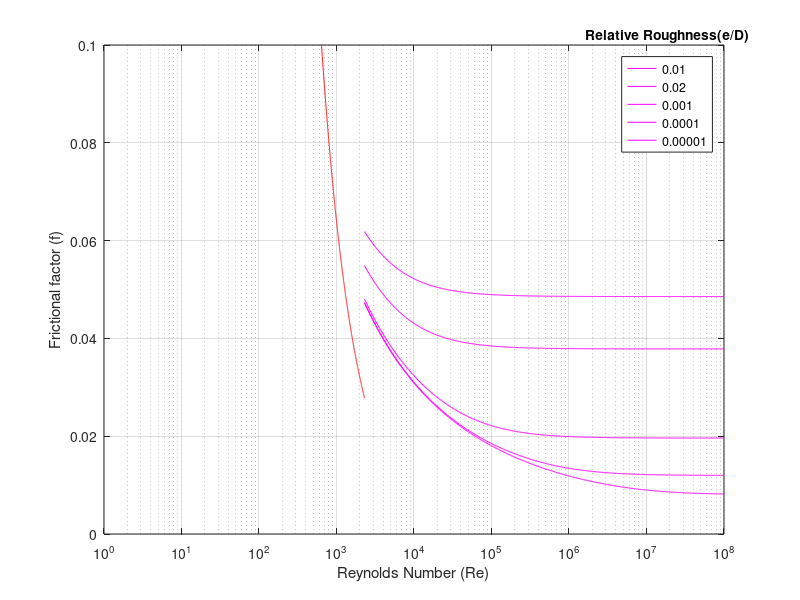

The MATLAB source for this figure:
%For Turbulent flow
l=log10(2300);
Re=logspace(l,8,500); %For 2300<Re
e=[1*10^-2 2*10^-2 1*10^-3 1*10^-4 1*10^-5];    %Relative Roughness
error=1*10^-6; %Maximum permissible error

for i=1:5
    for j=1:500
        x=5;
        xold=x;
        for k=1:50
            %Using Newton Raphson method for colebrook equation
            g=(x-1.14+2*log10(e(i)+9.3*x/Re(j)));
            dg=(1+(2*9.3)/(2.303*Re(j)*(e(i)+9.3*x/Re(j))));
            x=x-g/dg;
            err=abs(x-xold);
            xold=x;
            if(err<error)
                break
            end
        end
        f(i,j)=x^-2;
    end
end
plot(Re,f(:,:),'m'); %Plotting graph of Turbulent Region
ylim([0 0.1])
hold on

%%For Laminar flow
a=linspace(1,2300,2000); %For 1<Re<2300
b=64*a.^-1;
plot(a,b,'r');   %Plotting graph of Laminar Region
set(gca, 'XScale', 'log')    %Changing nature of graph to Semilog
xlabel('Reynolds Number (Re)'); 
ylabel('Frictional factor (f)');
grid on             %Adding grids to graph  
lgd=legend('0.01','0.02','0.001','0.0001','0.00001'); 
title(lgd,'Relative Roughness(e/D)') %Adding title to information